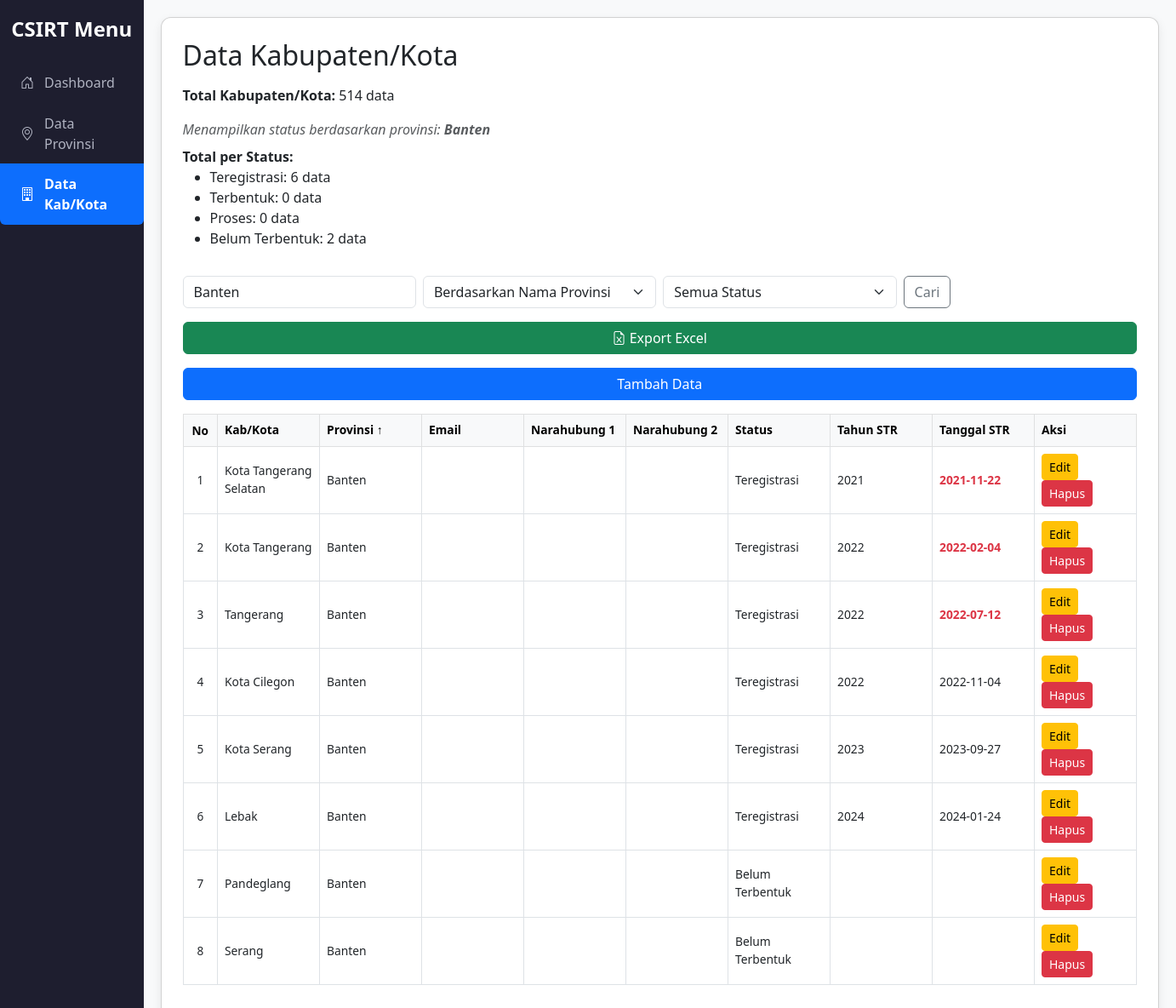
Page /kabkot.php?search=Banten&search_by=provinsi on the committed database.
### tables this page shows
CREATE TABLE `kabkot` (
  `id` int NOT NULL AUTO_INCREMENT,
  `nama` varchar(100) NOT NULL,
  `email` varchar(100) DEFAULT NULL,
  `narahubung1` varchar(100) DEFAULT NULL,
  `narahubung2` varchar(100) DEFAULT NULL,
  `status` varchar(100) DEFAULT NULL,
  `tahunSTR` year DEFAULT NULL,
  `tanggalSTR` date DEFAULT NULL,
  `id_provinsi` int DEFAULT NULL,
  PRIMARY KEY (`id`),
  KEY `id_provinsi` (`id_provinsi`),
  CONSTRAINT `kabkot_ibfk_1` FOREIGN KEY (`id_provinsi`) REFERENCES `provinsi` (`id`)
);

CREATE TABLE `provinsi` (
  `id` int NOT NULL AUTO_INCREMENT,
  `nama` varchar(100) NOT NULL,
  `email` varchar(100) DEFAULT NULL,
  `narahubung1` varchar(100) DEFAULT NULL,
  `narahubung2` varchar(100) DEFAULT NULL,
  `tahunSTR` int DEFAULT NULL,
  `tanggalSTR` date DEFAULT NULL,
  `status` varchar(255) DEFAULT NULL,
  PRIMARY KEY (`id`),
  UNIQUE KEY `nama` (`nama`)
);

### kabkot.php (the view, shortened to what this page needs)
<?php include 'conn.php'; ?>
<!DOCTYPE html>
<html>
<head>
    <link href="https://cdn.jsdelivr.net/npm/bootstrap@5.3.0/dist/css/bootstrap.min.css" rel="stylesheet">
    <link href="https://cdn.jsdelivr.net/npm/bootstrap-icons@1.10.5/font/bootstrap-icons.css" rel="stylesheet">
</head>
<body>
<div class="sidebar">
    <h4 class="text-center mb-4">CSIRT Menu</h4>
    <div class="list-group">
        <a href="index.php" class="list-group-item <?= basename($_SERVER['PHP_SELF']) == 'index.php' ? 'active' : '' ?>">
            <i class="bi bi-house-door"></i> Dashboard
        </a>
        <a href="provinsi.php" class="list-group-item <?= basename($_SERVER['PHP_SELF']) == 'provinsi.php' ? 'active' : '' ?>">
            <i class="bi bi-geo-alt"></i> Data Provinsi
        </a>
        <a href="kabkot.php" class="list-group-item <?= basename($_SERVER['PHP_SELF']) == 'kabkot.php' ? 'active' : '' ?>">
            <i class="bi bi-building"></i> Data Kab/Kota
        </a>
    </div>
</div>
<div class="content">
    <div class="card">
        <h2 class="mb-3">Data Kabupaten/Kota</h2>
        <?php
        $total_result = $conn->query("SELECT COUNT(*) AS total FROM kabkot");
        $total_row = $total_result->fetch_assoc();
        echo "<p><strong>Total Kabupaten/Kota:</strong> {$total_row['total']} data</p>";
        ?>
        <?php
        $search = trim($_GET['search'] ?? '');
        $search_by = $_GET['search_by'] ?? 'nama';
        $filter_status = $_GET['filter_status'] ?? '';
        $where_conditions = [];
        if ($search !== '') {
            if ($search_by === 'provinsi') {
                $search_safe = $conn->real_escape_string($search);
                $where_conditions[] = "provinsi.nama = '$search_safe'";
            } else {
                $search_safe = $conn->real_escape_string($search);
                $where_conditions[] = "kabkot.nama LIKE '%$search_safe%'";
            }
        }
        $where_clause = count($where_conditions) > 0 ? "WHERE " . implode(" AND ", $where_conditions) : "";
        $status_list = ['Teregistrasi', 'Terbentuk', 'Proses'];
        $counts = [];
        foreach ($status_list as $s) {
            $status_condition = "kabkot.status = '$s'";
            $sql_count = "SELECT COUNT(*) as total FROM kabkot
                          JOIN provinsi ON kabkot.id_provinsi = provinsi.id
                          $where_clause " . ($where_clause ? "AND $status_condition" : "WHERE $status_condition");
            $res = $conn->query($sql_count);
            $row = $res->fetch_assoc();
            $counts[$s] = $row['total'];
        }
        $null_condition = "(kabkot.status IS NULL OR kabkot.status = '' OR kabkot.status = '-')";
        $sql_null = "SELECT COUNT(*) as total FROM kabkot
                     JOIN provinsi ON kabkot.id_provinsi = provinsi.id
                     $where_clause " . ($where_clause ? "AND $null_condition" : "WHERE $null_condition");
        $res = $conn->query($sql_null);
        $row = $res->fetch_assoc();
        $counts['Belum Terbentuk'] = $row['total'];
        ?>
        <?php if ($search && $search_by === 'provinsi'): ?>
            <div class="mb-2 text-muted">
                <em>Menampilkan status berdasarkan provinsi: <strong><?= htmlspecialchars($search) ?></strong></em>
            </div>
        <?php endif; ?>
        <div class="mb-3">
            <strong>Total per Status:</strong>
            <ul>
                <li>Teregistrasi: <?= $counts['Teregistrasi'] ?> data</li>
                <li>Terbentuk: <?= $counts['Terbentuk'] ?> data</li>
                <li>Proses: <?= $counts['Proses'] ?> data</li>
                <li>Belum Terbentuk: <?= $counts['Belum Terbentuk'] ?> data</li>
            </ul>
        </div>
        <form class="mb-3" method="get">
            <div class="row g-2 align-items-center">
                <div class="col-md-3">
                    <input type="text" name="search" class="form-control" placeholder="Cari data..." value="<?= htmlspecialchars($search) ?>">
                </div>
                <div class="col-md-3">
                    <select name="search_by" class="form-select">
                        <option value="provinsi" <?= $search_by === 'provinsi' ? 'selected' : '' ?>>Berdasarkan Nama Provinsi</option>
                    </select>
                </div>
                <div class="col-md-3">
                    <select name="filter_status" class="form-select">
                        <option value="">Semua Status</option>
                    </select>
                </div>
                <div class="col-md-auto">
                    <button class="btn btn-outline-secondary" type="submit">Cari</button>
                </div>
            </div>
        </form>
        <a href="kabkot_export_csv.php?search=<?= urlencode($search) ?>&search_by=<?= $search_by ?>&filter_status=<?= urlencode($filter_status) ?>" class="btn btn-success mb-3"><i class="bi bi-file-earmark-excel"></i> Export Excel</a>
        <a href="kabkot_tambah.php" class="btn btn-primary mb-3">Tambah Data</a>
        <?php
        $allowed_columns = ['nama', 'provinsi_nama', 'email', 'narahubung1', 'narahubung2', 'status', 'tahunSTR', 'tanggalSTR'];
        $sort = in_array($_GET['sort'] ?? '', $allowed_columns) ? $_GET['sort'] : 'provinsi_nama';
        $order = ($_GET['order'] ?? 'asc') === 'desc' ? 'desc' : 'asc';
        $new_order = $order === 'asc' ? 'desc' : 'asc';
        function sort_arrow($column, $current, $order) {
            if ($column !== $current) return '';
            return $order === 'asc' ? ' ↑' : ' ↓';
        }
        $per_page = 30;
        $page = isset($_GET['page']) ? max(1, (int)$_GET['page']) : 1;
        $offset = ($page - 1) * $per_page;
        $sql = "SELECT kabkot.*, provinsi.nama AS provinsi_nama
                FROM kabkot
                JOIN provinsi ON kabkot.id_provinsi = provinsi.id
                $where_clause
                ORDER BY $sort $order
                LIMIT $per_page OFFSET $offset";
        $result = $conn->query($sql);
        ?>
        <div class="table-responsive">
            <table class="table table-bordered align-middle">
                <thead class="table-light">
                    <tr>
                        <th class="no-col">No</th>
                        <?php
                        $headers = [
                            'nama' => 'Kab/Kota',
                            'provinsi_nama' => 'Provinsi',
                            'email' => 'Email',
                            'narahubung1' => 'Narahubung 1',
                            'narahubung2' => 'Narahubung 2',
                            'status' => 'Status',
                            'tahunSTR' => 'Tahun STR',
                            'tanggalSTR' => 'Tanggal STR',
                        ];
                        foreach ($headers as $key => $label) {
                            echo "<th><a href='?page=$page&sort=$key&order=" . ($sort === $key ? $new_order : 'asc') . "&search=" . urlencode($search) . "&search_by=$search_by'>$label" . sort_arrow($key, $sort, $order) . "</a></th>";
                        }
                        ?>
                        <th>Aksi</th>
                    </tr>
                </thead>
                <tbody>
                <?php
                $no = $offset + 1;
                while ($row = $result->fetch_assoc()) {
                    $status_display = trim($row['status']) ?: 'Belum Terbentuk';
                    $tanggalSTR = $row['tanggalSTR'];
                    $tanggalSTR_class = '';
                    if ($tanggalSTR && $tanggalSTR !== '0000-00-00') {
                        $tgl = new DateTime($tanggalSTR);
                        $now = new DateTime();
                        $interval = $tgl->diff($now);
                        if ($interval->y >= 3) {
                            $tanggalSTR_class = 'text-danger fw-bold';
                        }
                    }
                    echo "<tr>
                        <td class='no-col'>{$no}</td>
                        <td>{$row['nama']}</td>
                        <td>{$row['provinsi_nama']}</td>
                        <td>{$row['email']}</td>
                        <td>{$row['narahubung1']}</td>
                        <td>{$row['narahubung2']}</td>
                        <td>{$status_display}</td>
                        <td>{$row['tahunSTR']}</td>
                        <td class='{$tanggalSTR_class}'>" . htmlspecialchars($tanggalSTR) . "</td>
                        <td>
                            <a href='kabkot_edit.php?id={$row['id']}' class='btn btn-sm btn-warning'>Edit</a>
                            <a href='kabkot_hapus.php?id={$row['id']}' class='btn btn-sm btn-danger' onclick='return confirm(\"Yakin hapus?\")'>Hapus</a>
                        </td>
                    </tr>";
                    $no++;
                }
                ?>
                </tbody>
            </table>
        </div>
    </div>
</div>
</body>
</html>

### kabkot.php (style rules this page uses)
body { display: flex; min-height: 100vh; background-color: #f8f9fa; font-family: 'Segoe UI', sans-serif; }
.sidebar { width: 240px; background-color: #1e1e2f; color: #ffffff; display: flex; flex-direction: column; padding: 20px 0; }
.sidebar h4 { color: #ffffff; font-weight: bold; }
.sidebar .list-group { width: 100%; }
.sidebar .list-group-item { background: none; border: none; color: #b0b3c1; font-size: 16px; padding: 12px 24px; display: flex; align-items: center; gap: 12px; transition: background 0.2s ease; }
.sidebar .list-group-item.active { background-color: #0d6efd; color: #ffffff; font-weight: bold; }
.content { flex-grow: 1; padding: 20px; }
.card { border-radius: 12px; box-shadow: 0 4px 12px rgba(0, 0, 0, 0.08); padding: 25px; background-color: #ffffff; }
th a { color: inherit; text-decoration: none; }
.table thead { background-color: #f1f1f1; }
.table td, .table th { max-width: 180px; min-width: 120px; overflow-wrap: break-word; word-break: break-word; white-space: normal; vertical-align: middle; font-size: clamp(0.7rem, 1vw, 0.95rem); }
.table td.no-col, .table th.no-col { width: 1%; white-space: nowrap; min-width: unset; max-width: unset; text-align: center; font-size: 0.85rem; padding: 6px 10px; }

### rows in the picture
kabkot: nama "Kota Tangerang Selatan", id_provinsi.nama "Banten", status "Teregistrasi", tahunSTR "2021", tanggalSTR "2021-11-22"
kabkot: nama "Kota Tangerang", id_provinsi.nama "Banten", status "Teregistrasi", tahunSTR "2022", tanggalSTR "2022-02-04"
kabkot: nama "Tangerang", id_provinsi.nama "Banten", status "Teregistrasi", tahunSTR "2022", tanggalSTR "2022-07-12"
kabkot: nama "Kota Cilegon", id_provinsi.nama "Banten", status "Teregistrasi", tahunSTR "2022", tanggalSTR "2022-11-04"
kabkot: nama "Kota Serang", id_provinsi.nama "Banten", status "Teregistrasi", tahunSTR "2023", tanggalSTR "2023-09-27"
kabkot: nama "Lebak", id_provinsi.nama "Banten", status "Teregistrasi", tahunSTR "2024", tanggalSTR "2024-01-24"
kabkot: nama "Pandeglang", id_provinsi.nama "Banten", status "Belum Terbentuk"
kabkot: nama "Serang", id_provinsi.nama "Banten", status "Belum Terbentuk"

### other values in the picture
$total_row['total'] "514"
$search "Banten"
$counts['Teregistrasi'] "6"
$counts['Terbentuk'] "0"
$counts['Proses'] "0"
$counts['Belum Terbentuk'] "2"
$label "Kab/Kota"
$label "Provinsi"
sort_arrow($key, $sort, $order) "↑"
$label "Email"
$label "Narahubung 1"
$label "Narahubung 2"
$label "Status"
$label "Tahun STR"
$label "Tanggal STR"
